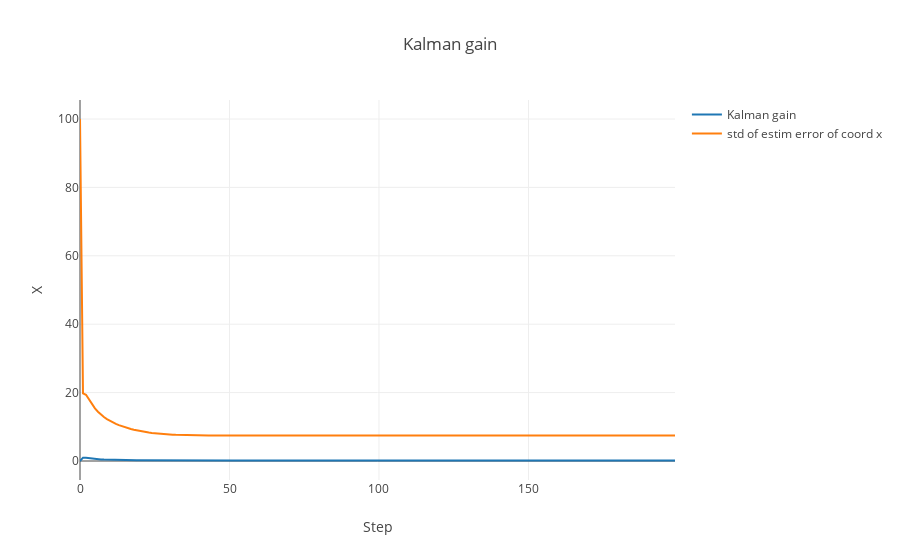

Notebook code for this chart:
### Markdown cell above
![%D0%A1%D0%BD%D0%B8%D0%BC%D0%BE%D0%BA%20%D1%8D%D0%BA%D1%80%D0%B0%D0%BD%D0%B0%202018-10-10%20%D0%B2%2015.17.08.png](attachment:%D0%A1%D0%BD%D0%B8%D0%BC%D0%BE%D0%BA%20%D1%8D%D0%BA%D1%80%D0%B0%D0%BD%D0%B0%202018-10-10%20%D0%B2%2015.17.08.png)

### Code cell
data = [
    go.Scatter(
        y = kalman(measurments)[2],
        name='Kalman gain'
    ),
    go.Scatter(
        y=kalman(measurments)[4],
        name='std of estim error of coord x'
    ),
]

layout= go.Layout(
    title= 'Kalman gain',
    xaxis= dict(
        title= 'Step',
    ),
    yaxis=dict(
        title= 'X',
    ),
    showlegend= True
)
fig= go.Figure(data=data, layout=layout)
iplot(fig)

### Figure 1 — Plotly figure (JSON) as saved in the notebook; plotly's stock layout.template omitted (floating-point values rounded to 4 significant figures; data arrays with more than 128 entries replaced by an {"elided": "..."} marker saying what was removed)
{"data": [{"name": "Kalman gain", "type": "scatter", "uid": "7b21ceba-3438-11e9-8384-20c9d081d2d3", "y": {"elided": "200 float values"}}, {"name": "std of estim error of coord x", "type": "scatter", "uid": "7b21d286-3438-11e9-b2c9-20c9d081d2d3", "y": {"elided": "200 float values"}}], "layout": {"showlegend": true, "title": "Kalman gain", "xaxis": {"title": "Step"}, "yaxis": {"title": "X"}}}
